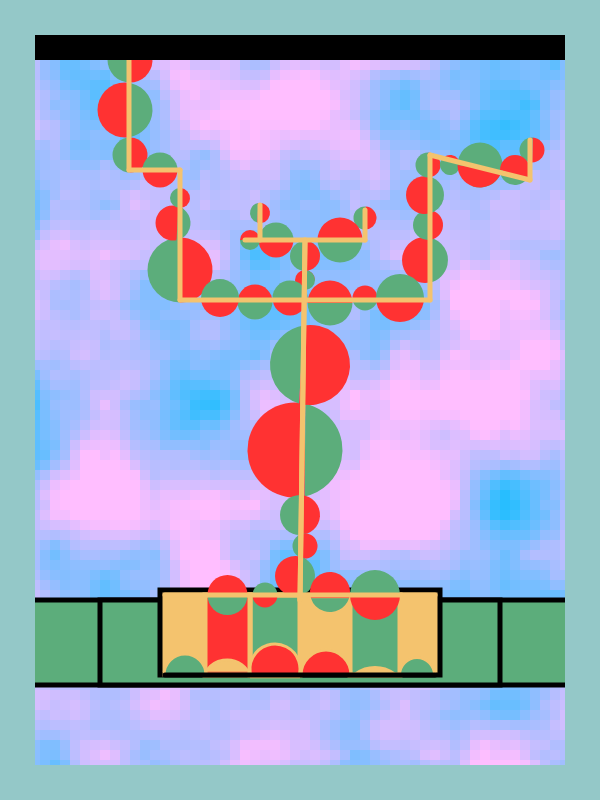
Frame 1 (no input)
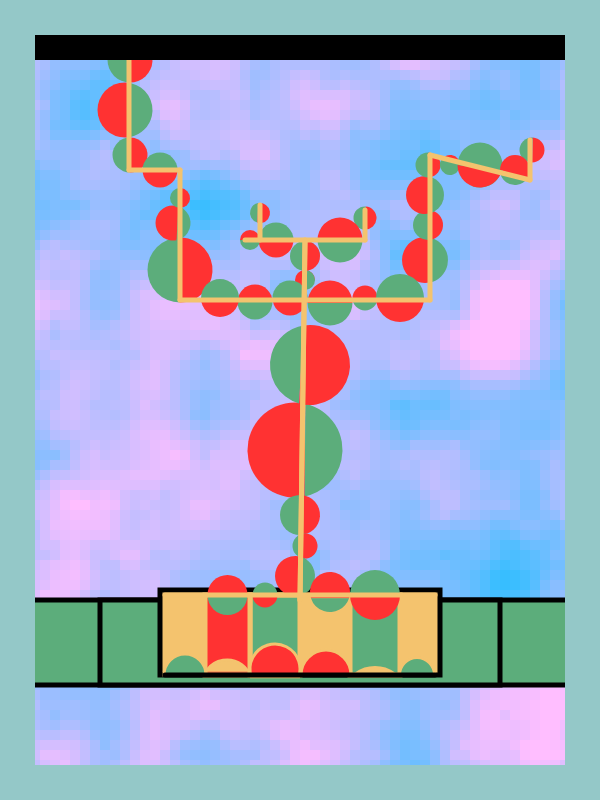
Frame 60 (no input)
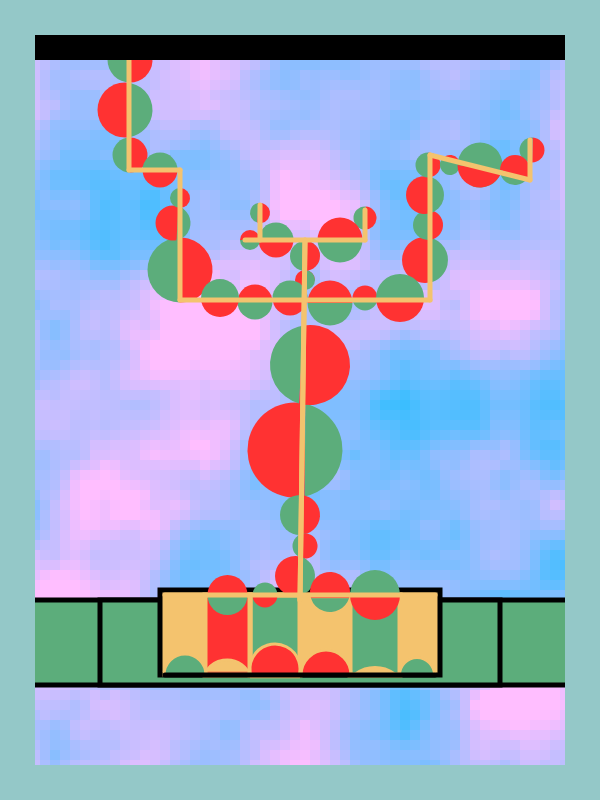
Frame 120 (the mouse pressed at the canvas centre since frame 60)

The p5.js sketch that drew these frames (run headless with seeded random() and noise() and a simulated clock; from frame 60 on, the mouse is pressed at the canvas centre):

// p5.js sketch
// ── sketch.js
let scl = 10;//Set the size of each rectangle in the noise
let zoff = 0;

//Setting up a canvas with similar proportions to the original
function setup() {
  createCanvas(600, 800);//Ensure that the draw function is run only once
  //Change the for loop in the background so the function noloop is not needed
  frameRate(30);//Set the frame rate for a smooth animation effect
}

function draw() {
  // Create a black background
  background(0);

  // Marbling effect
  let yoff = 0;
  for (let y = 0; y < height; y += scl) {
  let xoff = 0;
  for (let x = 0; x < width; x += scl) {
    let noiseValue = noise(xoff, yoff, zoff);
    let bright = map(noiseValue, 0, 0.8, 0, 310);
    fill(bright,190,255);
    noStroke();
    rect(x, y, scl, scl);
    xoff += 0.1;
    }
    yoff += 0.1;
  }
  zoff += 0.01; // Increase the z offset frame by frame to make the pattern change dynamically

  drawRects();
  }

  function drawRects() {
//Use a rectangle to draw the plane below and something that looks like a flowerpot
  fill(92, 173, 123); 
  stroke(0); 
  strokeWeight(5); 
  rect(0, 600, 600, 85);
  rect(100, 600, 400, 85);

  fill(244, 195, 110); 
  strokeWeight(5); 
  rect(160, 590, 280, 85);

  fill(92, 173, 123);
  stroke(244, 195, 110);
  rect(250, 595, 50, 80);
  rect(350, 595, 50, 80);

  fill(255, 50, 50); 
  rect(205, 595, 45, 80);

  drawCirclesandLines();
  }

  function drawCirclesandLines(){

//Here are the circles with the colours split vertically  
fill(255, 50, 50); 
noStroke();
arc(295, 450, 95, 95, PI / 2.3, 1.57 * PI /1, CHORD);
fill(92, 173, 123); 
arc(295, 450, 95, 95,1.57 * PI /1, PI / 2.3,  CHORD);

fill(92, 173, 123); 
arc(300, 515, 40, 40, PI / 2, 1.52 * PI /1, CHORD);
fill(255, 50, 50); 
arc(300, 515, 40, 40,1.52 * PI /1, PI / 2,  CHORD);

fill(92, 173, 123); 
arc(305, 546, 25, 25, PI / 2, 1.52 * PI /1, CHORD);
fill(255, 50, 50); 
arc(305, 546, 25, 25,1.4 * PI /1, PI / 1.7,  CHORD);

fill(255, 50, 50); 
arc(295, 576, 40, 40,PI / 2.3, 1.7 * PI /1, CHORD);
fill(92, 173, 123); 
arc(295, 576, 40, 40,1.6 * PI /1, PI / 2.3,  CHORD);

fill(92, 173, 123); 
arc(310, 365, 80, 80,PI /1.7, 1.45 * PI /1, CHORD);
fill(255, 50, 50); 
arc(310, 365, 80, 80,1.45 * PI /1,PI /1.7,  CHORD);

fill(255, 50, 50); 
arc(305, 280, 20, 20,PI / 2, 2 * PI /1, CHORD);
fill(92, 173, 123); 
arc(305, 280, 20, 20,1.5 * PI /1, PI / 2,  CHORD);

fill(92, 173, 123); 
arc(305, 256, 30, 30,PI / 2, 2 * PI /1, CHORD);
fill(255, 50, 50); 
arc(305, 256, 30, 30,1.5 * PI /1, PI / 2,  CHORD);


fill(92, 173, 123); 
arc(260, 213, 20, 20,PI /1.7, 1.45 * PI /1, CHORD);
fill(255, 50, 50); 
arc(260, 213, 20, 20,1.45 * PI /1,PI /1.7,  CHORD);


fill(92, 173, 123); 
arc(365, 218, 23, 23, PI / 2, 1.52 * PI /1, CHORD);
fill(255, 50, 50); 
arc(365, 218, 23, 23,1.52 * PI /1, PI / 2,  CHORD);

fill(92, 173, 123); 
arc(180, 270, 65, 65, PI / 2, 1.52 * PI /1, CHORD);
fill(255, 50, 50); 
arc(180, 270, 65, 65,1.52 * PI /1, PI / 2,  CHORD);

fill(255, 50, 50); 
arc(173, 223,35, 35,PI / 2.3, 1.7 * PI /1, CHORD);
fill(92, 173, 123); 
arc(173, 223, 35, 35,1.6 * PI /1, PI / 2.3,  CHORD);

fill(92, 173, 123); 
arc(180, 198, 20, 20, PI / 2, 1.52 * PI /1, CHORD);
fill(255, 50, 50); 
arc(180, 198, 20, 20,1.52 * PI /1, PI / 2,  CHORD);

fill(92, 173, 123); 
arc(130, 155, 35, 35, PI / 2, 1.52 * PI /1, CHORD);
fill(255, 50, 50); 
arc(130, 155, 35, 35,1.52 * PI /1, PI / 2,  CHORD);

fill(255, 50, 50); 
arc(125, 110, 55, 55, PI / 2.3, 1.57 * PI /1, CHORD);
fill(92, 173, 123); 
arc(125, 110, 55, 55,1.57 * PI /1, PI / 2.3,  CHORD);

fill(92, 173, 123); 
arc(130, 60, 45, 45, PI / 2, 1.52 * PI /1, CHORD);
fill(255, 50, 50); 
arc(130, 60, 45, 45,1.52 * PI /1, PI / 2,  CHORD);

fill(255, 50, 50); 
arc(425, 260, 46, 46, PI / 2.3, 1.57 * PI /1, CHORD);
fill(92, 173, 123); 
arc(425, 260, 46, 46,1.57 * PI /1, PI / 2.3,  CHORD);

fill(92, 173, 123); 
arc(428, 225, 30, 30, PI / 2, 1.52 * PI /1, CHORD);
fill(255, 50, 50); 
arc(428, 225, 30, 30,1.52 * PI /1, PI / 2,  CHORD);

fill(255, 50, 50); 
arc(425, 195, 38, 38, PI / 2.3, 1.57 * PI /1, CHORD);
fill(92, 173, 123); 
arc(425, 195, 38, 38,1.57 * PI /1, PI / 2.3,  CHORD);

fill(92, 173, 123); 
arc(428, 165, 25, 25, PI / 2, 1.52 * PI /1, CHORD);
fill(255, 50, 50); 
arc(428, 165, 25, 25,1.52 * PI /1, PI / 2,  CHORD);

fill(92, 173, 123); 
arc(532, 150, 25, 25, PI / 2, 1.52 * PI /1, CHORD);
fill(255, 50, 50); 
arc(532, 150, 25, 25,1.52 * PI /1, PI / 2,  CHORD);

//Here are the circles with the colours split horizontally
fill(255, 50, 50);
arc(227.5, 595, 40, 40, PI, 0, CHORD);
fill(92, 173, 123); 
arc(227.5, 595, 40, 40, 0, PI, CHORD);

fill(92, 173, 123);
arc(265, 595, 25, 25, PI, 0, CHORD);
fill(255, 50, 50); 
arc(265, 595, 25, 25, 0, PI, CHORD);

fill(255, 50, 50);
arc(330, 592, 40, 40, 0.9*PI, 2.1*PI, CHORD);
fill(92, 173, 123); 
arc(330, 592, 40, 40, 2.1*PI, 0.9*PI, CHORD);

fill(92, 173, 123);
arc(375, 595, 50, 50, PI, 0, CHORD);
fill(255, 50, 50); 
arc(375, 595, 50, 50, 0, PI, CHORD);

fill(255, 50, 50);
arc(330, 303, 45, 45, PI, 0, CHORD);
fill(92, 173, 123); 
arc(330, 303, 45, 45, 0, PI, CHORD);

fill(255, 50, 50);
arc(365, 298, 25, 25, PI, 0, CHORD);
fill(92, 173, 123); 
arc(365, 298, 25, 25, 0, PI, CHORD);

fill(92, 173, 123);
arc(400, 298, 48, 48, PI, 0, CHORD);
fill(255, 50, 50); 
arc(400, 298, 48, 48, 0, PI, CHORD);

fill(255, 50, 50);
arc(340, 240, 45, 45, PI, 0, CHORD);
fill(92, 173, 123); 
arc(340, 240, 45, 45, 0, PI, CHORD);

fill(92, 173, 123);
arc(276, 240, 35, 35, PI, 0, CHORD);
fill(255, 50, 50); 
arc(276, 240, 35, 35, 0, PI, CHORD);

fill(255, 50, 50);
arc(250, 240, 20, 20, PI, 0, CHORD);
fill(92, 173, 123); 
arc(250, 240, 20, 20, 0, PI, CHORD);

fill(92, 173, 123);
arc(160, 170, 35, 35, PI, 0, CHORD);
fill(255, 50, 50); 
arc(160, 170, 35, 35, 0, PI, CHORD);

fill(92, 173, 123);
arc(290, 298, 35, 35, PI, 0, CHORD);
fill(255, 50, 50); 
arc(290, 298, 35, 35, 0, PI, CHORD);

fill(255, 50, 50);
arc(255, 302, 35, 35, PI, 0, CHORD);
fill(92, 173, 123); 
arc(255, 302, 35, 35, 0, PI, CHORD);

fill(92, 173, 123);
arc(220, 298, 38, 38, PI, 0, CHORD);
fill(255, 50, 50); 
arc(220, 298, 38, 38, 0, PI, CHORD);

fill(255, 50, 50);
arc(450, 165, 20, 20, 1.3*PI, 1.9*PI, CHORD);
fill(92, 173, 123); 
arc(450, 165, 20, 20, 1.9*PI, 1.3*PI, CHORD);

fill(92, 173, 123);
arc(480, 165, 45, 45, 1.0*PI, 2.6*PI, CHORD);
fill(255, 50, 50); 
arc(480, 165, 45, 45, 2.1*PI, 1*PI, CHORD);

fill(255, 50, 50);
arc(515, 170, 30, 30,  1*PI, 2.2*PI, CHORD);
fill(92, 173, 123); 
arc(515, 170, 30, 30, 2.2*PI, 1*PI, CHORD);

//The bottom row of planters needs some semicircles
stroke(244, 195, 110);
strokeWeight(3); 
arc(185, 675, 42, 42,  PI, 0, CHORD);
arc(417, 675, 35, 35,  PI, 0, CHORD);

fill(244, 195, 110);
arc(227, 685, 50, 50, 1.2*PI,1.8*PI,CHORD);
arc(375, 700, 65, 65, 1.3*PI,1.7*PI,CHORD);

fill(255, 50, 50);
arc(275, 669, 50, 50, 0.9*PI,2.1*PI,CHORD);
arc(326, 675, 50, 50, 1*PI,2*PI,CHORD);


//Here are all the yellow lines representing the apple tree branches
  stroke(244, 195, 110);
  strokeWeight(5); 
  line(305, 240, 300, 600);
  line(180, 300, 430, 300);
  line(180, 170, 180, 300);
  line(430, 155, 430, 300);
  line(129, 170, 180, 170);
  line(245, 240, 365, 240);
  line(260, 240, 260, 205);
  line(365, 210, 365, 240);
  line(430, 155, 530, 180);
  line(530, 140, 530, 180);
  line(305, 240, 300, 600);
  line(129, 170, 129,50);
  line(165, 595, 435,595);

//By looking at the top of the picture 
//You can see that there is a dark block of colour covering the uppermost circle.
fill(0);
noStroke();
rect(20,20,600,40);

//This line will cover the yellow stroke inside the planter
  stroke(0);
  line(165, 675, 435,675);

//Create a blue-green border
  noFill();
  stroke(148, 200, 200); 
  strokeWeight(70); 
  rect(0, 0, 600, 800);
}  
